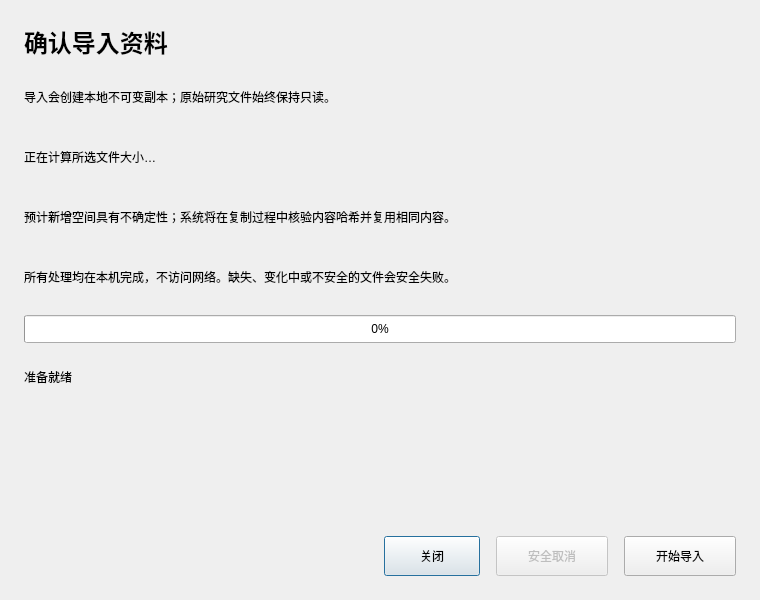
<?xml version="1.0" encoding="UTF-8"?>
<ui version="4.0">
 <class>ImportBatchDialog</class>
 <widget class="QDialog" name="importBatchDialog">
  <property name="minimumSize"><size><width>720</width><height>560</height></size></property>
  <property name="geometry"><rect><x>0</x><y>0</y><width>760</width><height>600</height></rect></property>
  <property name="windowTitle"><string>导入批次预览</string></property>
  <layout class="QVBoxLayout" name="importBatchRootVerticalLayout">
   <property name="leftMargin"><number>24</number></property><property name="topMargin"><number>24</number></property><property name="rightMargin"><number>24</number></property><property name="bottomMargin"><number>24</number></property><property name="spacing"><number>16</number></property>
   <item><widget class="QLabel" name="dialogTitleLabel"><property name="text"><string>确认导入资料</string></property><property name="font"><font><pointsize>18</pointsize><bold>true</bold></font></property></widget></item>
   <item><widget class="QLabel" name="immutableCopyDisclosureLabel"><property name="text"><string>导入会创建本地不可变副本；原始研究文件始终保持只读。</string></property><property name="wordWrap"><bool>true</bool></property><property name="minimumSize"><size><width>0</width><height>44</height></size></property></widget></item>
   <item><widget class="QLabel" name="estimatedStorageLabel"><property name="text"><string>正在计算所选文件大小…</string></property><property name="wordWrap"><bool>true</bool></property><property name="minimumSize"><size><width>0</width><height>44</height></size></property></widget></item>
   <item><widget class="QLabel" name="estimateUncertaintyLabel"><property name="text"><string>预计新增空间具有不确定性；系统将在复制过程中核验内容哈希并复用相同内容。</string></property><property name="wordWrap"><bool>true</bool></property><property name="minimumSize"><size><width>0</width><height>44</height></size></property></widget></item>
   <item><widget class="QLabel" name="privacyBoundaryLabel"><property name="text"><string>所有处理均在本机完成，不访问网络。缺失、变化中或不安全的文件会安全失败。</string></property><property name="wordWrap"><bool>true</bool></property><property name="minimumSize"><size><width>0</width><height>44</height></size></property></widget></item>
   <item><widget class="QProgressBar" name="importProgressBar"><property name="minimum"><number>0</number></property><property name="maximum"><number>100</number></property><property name="value"><number>0</number></property><property name="minimumSize"><size><width>0</width><height>28</height></size></property></widget></item>
   <item><widget class="QLabel" name="progressStatusLabel"><property name="text"><string>准备就绪</string></property><property name="wordWrap"><bool>true</bool></property><property name="minimumSize"><size><width>0</width><height>36</height></size></property></widget></item>
   <item><spacer name="importBatchVerticalSpacer"><property name="orientation"><enum>Qt::Vertical</enum></property><property name="sizeHint" stdset="0"><size><width>20</width><height>80</height></size></property></spacer></item>
   <item>
    <layout class="QHBoxLayout" name="importBatchActionsHorizontalLayout">
     <item><spacer name="importBatchActionsHorizontalSpacer"><property name="orientation"><enum>Qt::Horizontal</enum></property><property name="sizeHint" stdset="0"><size><width>120</width><height>20</height></size></property></spacer></item>
     <item><widget class="QPushButton" name="closeDialogButton"><property name="text"><string>关闭</string></property><property name="minimumSize"><size><width>96</width><height>40</height></size></property></widget></item>
     <item><widget class="QPushButton" name="cancelImportButton"><property name="text"><string>安全取消</string></property><property name="enabled"><bool>false</bool></property><property name="minimumSize"><size><width>112</width><height>40</height></size></property></widget></item>
     <item><widget class="QPushButton" name="startImportButton"><property name="text"><string>开始导入</string></property><property name="minimumSize"><size><width>112</width><height>40</height></size></property></widget></item>
    </layout>
   </item>
  </layout>
 </widget>
 <resources/><connections/>
</ui>
